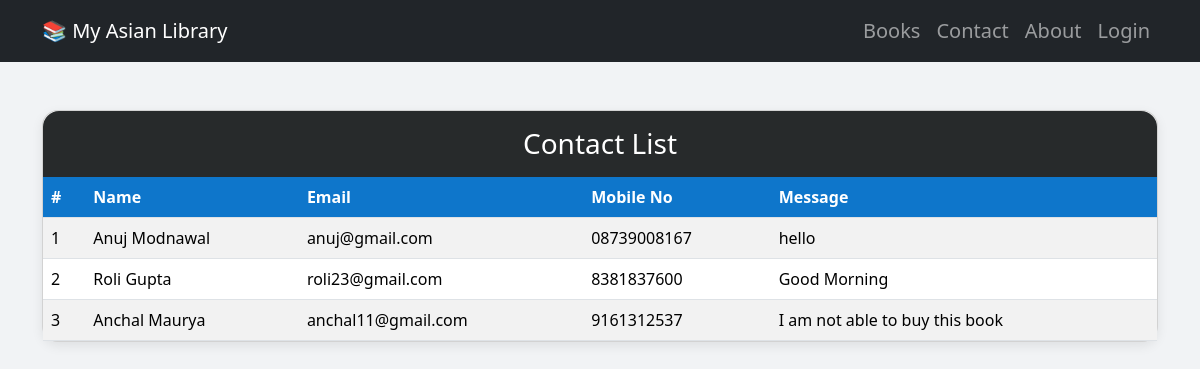
The page /msg_list on the database its author committed.
### home/models.py (models this page shows, shortened)
class Contact_lib(models.Model):
    name = models.CharField(max_length=122)
    email = models.CharField(max_length=122)
    phone = models.CharField(max_length=12)
    message = models.CharField()
    date = models.DateField()

### home/views.py (the view)
# urls.py: path('msg_list',views.contact_list,name="list"),
def contact_list(request):
    contacts = Contact_lib.objects.all()
    return render(request, 'msg_list.html', {'contacts': contacts})

### template/msg_list.html (shortened to what this page needs)
{% extends 'index.html' %}
{% block body %}
<div class="container py-5">
  <div class="card">
    <div class="custom-header">
      <h3 class="mb-0">Contact List</h3>
    </div>
    <div class="card-body p-0">
      <div class="table-responsive">
        <table class="table table-hover table-striped mb-0">
          <thead>
            <tr>
              <th>#</th>
              <th>Name</th>
              <th>Email</th>
              <th>Mobile No</th>
              <th>Message</th>
            </tr>
          </thead>
          <tbody>
            {% for contact in contacts %}
            <tr>
              <td>{{ forloop.counter }}</td>
              <td>{{ contact.name }}</td>
              <td>{{ contact.email }}</td>
              <td>{{ contact.phone }}</td>
              <td>{{ contact.message }}</td>
            </tr>
            {% empty %}
            <tr>
              <td colspan="5" class="text-center text-muted">No contacts found.</td>
            </tr>
            {% endfor %}
          </tbody>
        </table>
      </div>
    </div>
  </div>
</div>
{% endblock body %}

### template/msg_list.html (style rules this page uses)
body { background-color: #f1f3f5; }
.card { border-radius: 16px; box-shadow: 0 4px 12px rgba(0, 0, 0, 0.08); }
.custom-header { background-color: rgb(39, 42, 43); color: white; border-top-left-radius: 16px; border-top-right-radius: 16px; padding: 1rem; text-align: center; }
.table th { background-color: rgb(14, 118, 203); color: white; }
.table td, .table th { vertical-align: middle; }

### rows shown on the page
Contact_lib: name "Anuj Modnawal", email "anuj@gmail.com", phone "08739008167", message "hello"
Contact_lib: name "Roli Gupta", email "roli23@gmail.com", phone "8381837600", message "Good Morning"
Contact_lib: name "Anchal Maurya", email "anchal11@gmail.com", phone "9161312537", message "I am not able to buy this book"
